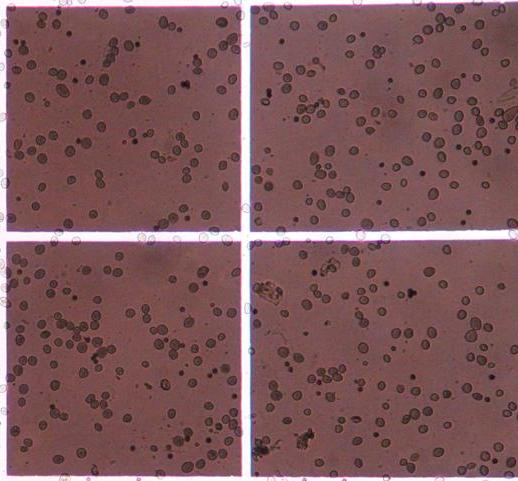
%> input picture CellCounting/input1.jpg, 518 x 481 px
$ octave method01_final.m   (GNU Octave 9; MATLAB toolbox functions it lacks are replaced by stand-ins)
%> lines starting %> are read from the running program, lines starting %| are printed output that depends on the picture; in (x1, y1, x2, y2) boxes, pixels count from 0 and x2, y2 are one past the last pixel; in counts of white or black regions, pixels touching at a corner belong together; the program's own positions count from 1


% loading photo

img_original = imread('input1.jpg');
%> img_original is the input picture: size 481x518x3 uint8; mean R, G, B 126.2, 89, 91.6
img_gray = rgb2gray(img_original);
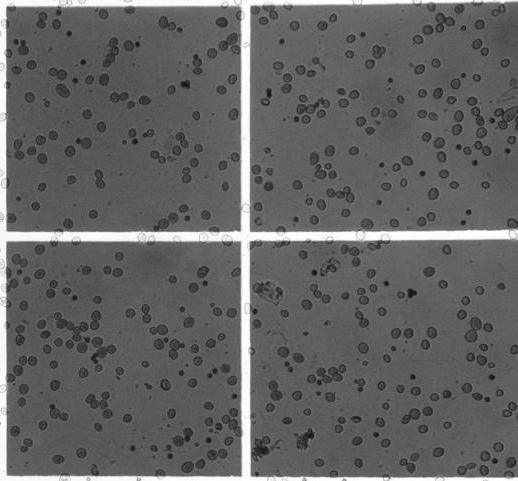
%> img_gray: size 481x518 uint8; min 12, max 255, mean 100.5

 %figure, imshow(img_gray); title('imagem em escala de cinza');
% figure, imhist(img); title( 'Histograma da Imagem em Escala de Cinza');


%%
%  Histograma ajuste
[lin,col] = size(img_gray);
%> lin = 481; col = 518
% N鷐ero total de pixels
N = lin*col;
%> N = 249158
hist = imhist(img_gray)/N;
%> hist = 256 values, max 0.0503 at index 94, min 0 at index 1, mean 0.00391
histAcumNorm = cumsum(hist);
%> histAcumNorm = 256 values from 0 to 1
nimg = histAcumNorm(img_gray+1);
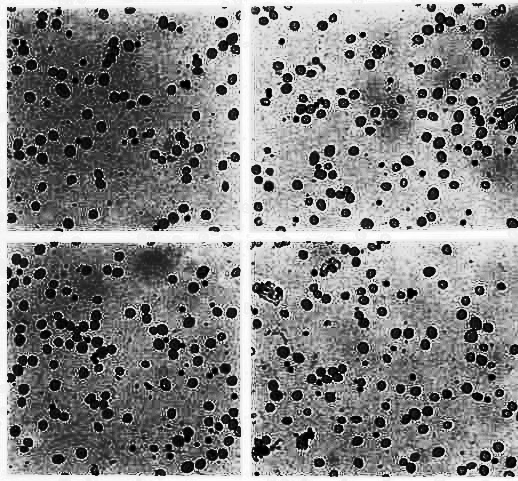
%> nimg: size 481x518 double; min 4.01e-06, max 0.999, mean 0.515
nimg = uint8(nimg*255);
%> nimg: size 481x518 uint8
 figure, imshow(nimg);title('depois do Hist adjust');
nimg1 = nimg;
% figure, imhist(nimg);title('hist ajustado');

%%% Aplica鏰o do threshold
h = imhist(nimg, 256);
%> h = 256 values, max 12537 at index 129, min 0 at index 20, mean 973.3
p = h / sum(h);
%> p = 256 values, max 0.0503 at index 129, min 0 at index 20, mean 0.00391
omega = cumsum(p);
%> omega = 256 values from 0.0018 to 1
mu = cumsum(p .* [1:256]');
%> mu = 256 values from 0.0018 to 132.2
muT = mu(end);
%> muT = 132.2
sigma_b = (muT .* omega - mu).^2 ./ (omega .* (1 -omega));
m = max(sigma_b);
%> m = 4084.4
T = mean(find(sigma_b == m));
%> T = 135

[lin,col] = size(img_gray);
nimg = zeros(lin,col);
ind = img_gray<=T;
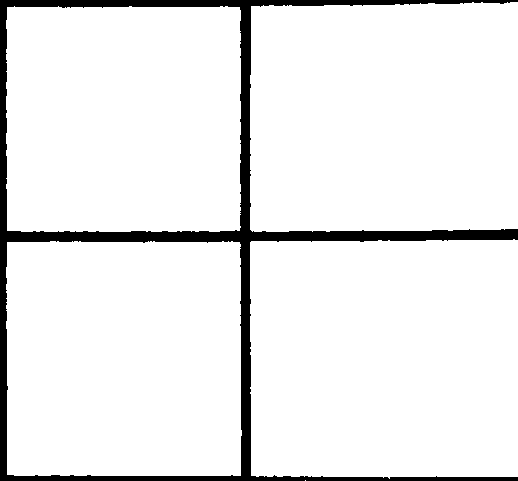
%> ind: size 481x518 logical; 92.7% white; 1 black region, box (x1, y1, x2, y2) and area: (0, 0, 518, 481) 18145
nimg(ind) = 255;

 %figure, imshow(nimg);title('After Thresing hold')
%
% ####  Morphological operations ### %%
se = strel('square',3)
se2 = strel('line',9,90);
se3 = strel('line',9,180) ;
nimg = imopen(nimg,se2);
%> nimg: size 481x518 double; 92.7% white; 1 black region, box (x1, y1, x2, y2) and area: (0, 0, 518, 481) 18284
nimg = imopen(nimg,se3);
%> nimg: size 481x518 double; 92.6% white; 1 black region, box (x1, y1, x2, y2) and area: (0, 0, 518, 481) 18466
% figure,imshow(nimg);title('Open & erode ');
%%

% ## First Segmentation ## %%
[label , num ] = bwlabel(nimg,8);
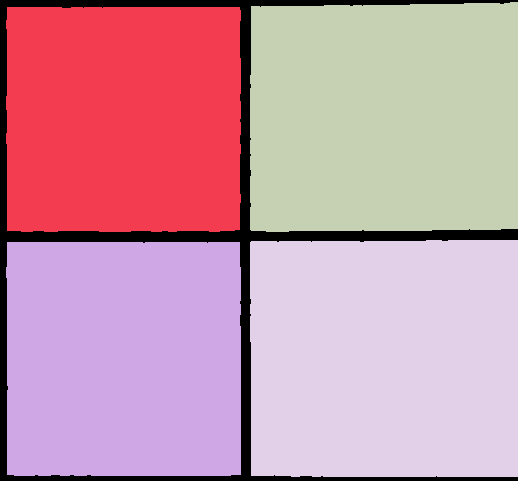
%> label: size 481x518 double; 5 distinct labels, from 0 to 4; one colour per label, 0 black
%> num = 4
[lin,col] = size(nimg);
saida = uint8(zeros(lin,col));

for i = 1  : num
    [row, col] = find(label == i);

      % Building a new Matrix:
        for j = 1 :size(row,1)

           x = row(j,1) ;
           y = col(j,1);

            saida(x,y) = img_gray(x,y);

        end

        saida(min(row): min(row) +2 ,min(col): y ) = 150;
        saida(max(row): max(row) +2 ,min(col): y  ) = 150;

        saida( min(row): max(row) , min(col) : min(col) + 2 ) = 150;
        saida( min(row): max(row) , y-2 : y       ) = 150;


end
%> this loop made 4 passes
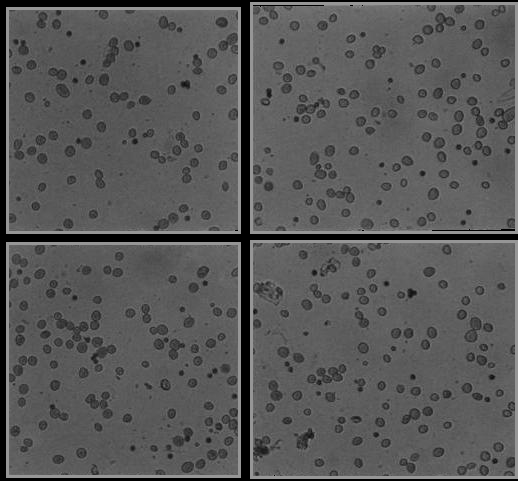
%> saida: size 481x518 uint8; min 0, max 150, mean 87.3

%figure, imshow(saida); title( 'Imagem without Neu Bauer Grid ');


%% Binarizing and Adjusting

level = multithresh(saida,4);
%> level = [30 74 93 124]
BW = imbinarize(saida,double(level(2))/255);
%> BW: size 481x518 logical; 83.7% white; 611 black regions (242 under 20 px), largest, box (x1, y1, x2, y2) and area: (0, 0, 518, 481) 14125, (54, 312, 89, 342) 365, (316, 364, 346, 385) 322
%figure, imshow(BW);title('imagem binarizada');

% Remove  pixels smaller or equal a 10
BW = ~bwareaopen(~BW, 10);
%figure, imshow(BW); title('bwareaopen');


%% Watershed Segmenation :

D = bwdist(~BW);
%figure,imshow(D,[],'InitialMagnification','fit');title('Distance transform of ~bw')

L = watershed(D,8);
%> L: size 481x518 uint16; 400 distinct labels, from 0 to 399
L(~BW) = 0;
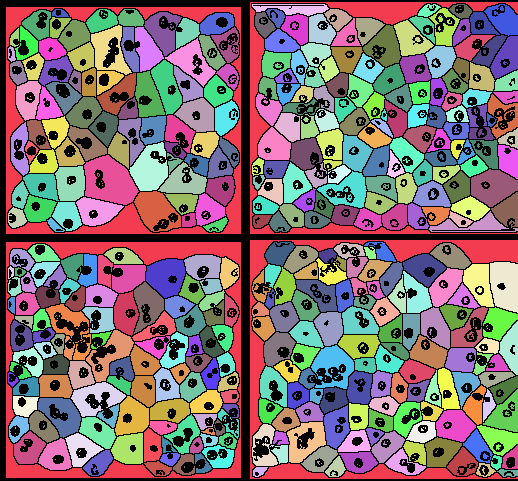
%> L: size 481x518 uint16; 400 distinct labels, from 0 to 399; one colour per label, 0 black
[img_Labeled num] = bwlabel(L);
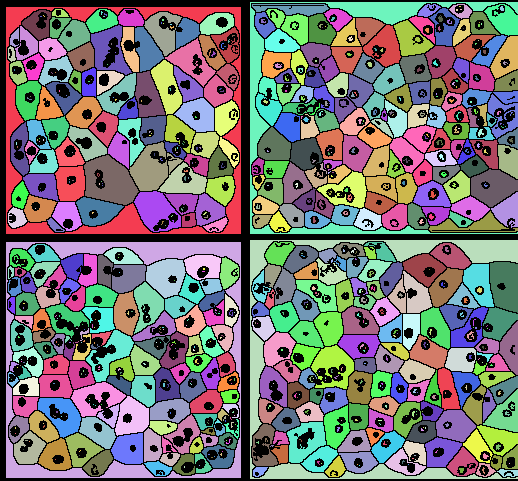
%> img_Labeled: size 481x518 double; 871 distinct labels, from 0 to 870; one colour per label, 0 black
%> num = 870

% [7 lines of commented-out code are left out]


    %% ############### Final Part ##################3##%% :
% In this part I used Bwboundaries in order to trace regions where
% the spores are, FutherMore I appended aux variable to countig the numeber of spores,
% So, I was able to display either the original image and the sproe regions
% it all together.

figure, imshow(img_original); hold on;
colors=['b' 'g' 'r' 'c' 'm' 'y'];
%> (the run ends here)

$ run again, with CellCounting/input5.jpg copied over CellCounting/input1.jpg
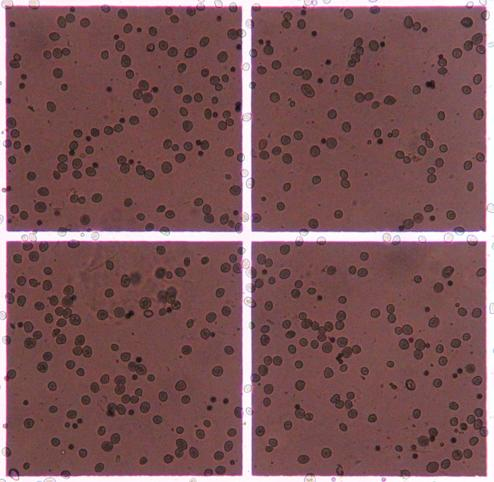
%> input picture CellCounting/input5.jpg, 494 x 482 px
%> img_original is the input picture: size 482x494x3 uint8; mean R, G, B 125.8, 87.3, 89.6
%> hist = 256 values, max 0.057 at index 89, min 0 at index 1, mean 0.00391
%> histAcumNorm = 256 values from 0 to 1
%> h = 256 values, max 13561 at index 131, min 0 at index 11, mean 930.1
%> p = 256 values, max 0.057 at index 131, min 0 at index 11, mean 0.00391
%> omega = 256 values from 0.00171 to 1
%> mu = 256 values from 0.00171 to 132.5
%> muT = 132.5
%> sigma_b = 256 values, max 4042.7 at index 116, min 9.7e-12 at index 256, mean 2691
%> m = 4042.7
%> T = 123
%> ind: size 482x494 logical; 90.1% white; 2 black regions (1 under 20 px), largest, box (x1, y1, x2, y2) and area: (0, 0, 494, 482) 23573
%> label: size 482x494 double; 5 distinct labels, from 0 to 4
%> `[label , num ] = bwlabel(nimg,8);`: num = 4
%> the loop `for i = 1  : num` made 4 passes
%> after the loop `for i = 1  : num`:
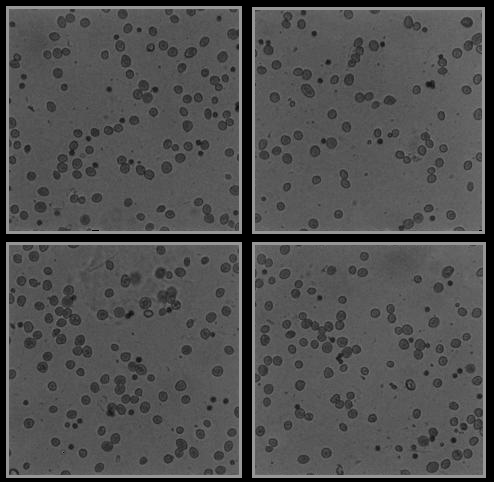
%> saida: size 482x494 uint8; min 0, max 150, mean 80.1
%> level = [28 70 89 122]
%> `[img_Labeled num] = bwlabel(L);`:
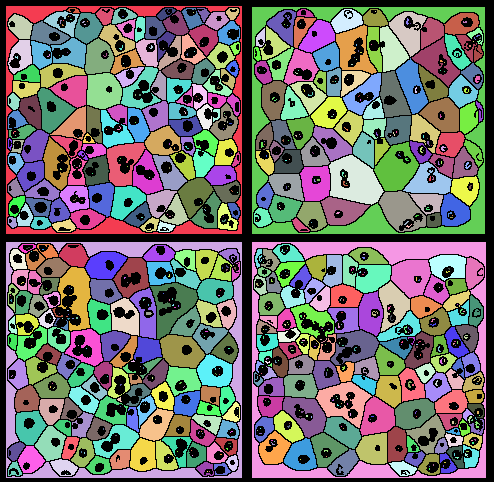
%> img_Labeled: size 482x494 double; 849 distinct labels, from 0 to 848; one colour per label, 0 black
%> `[img_Labeled num] = bwlabel(L);`: num = 848
